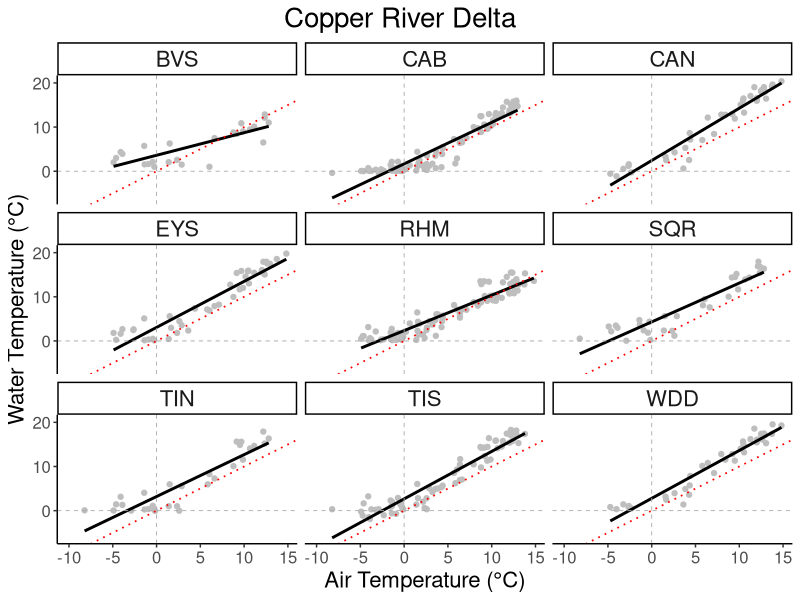
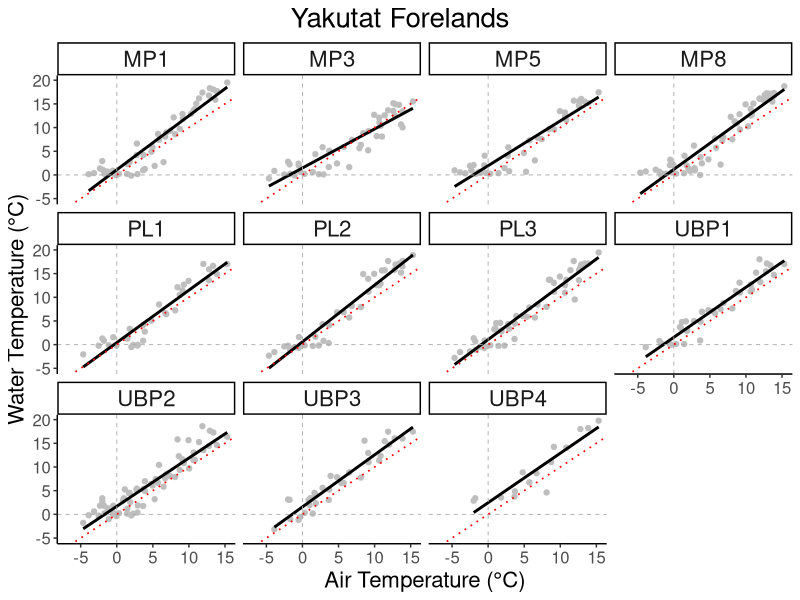
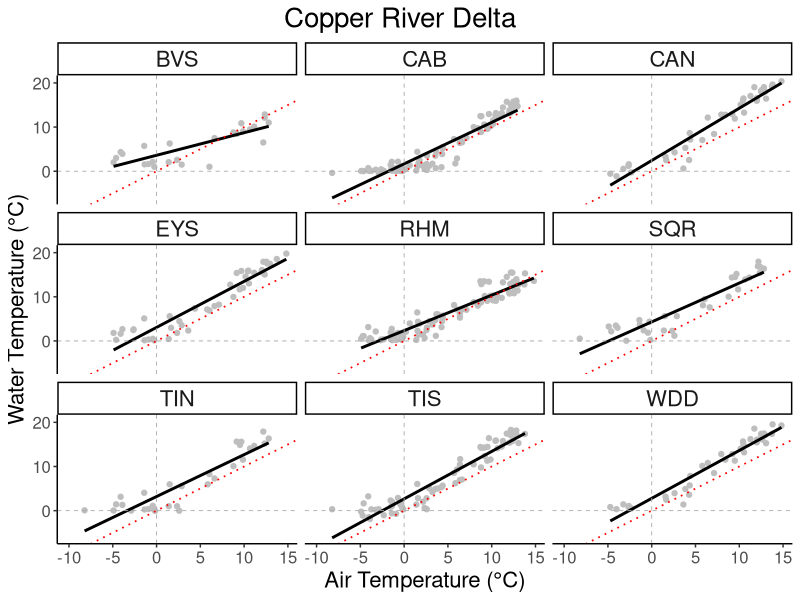
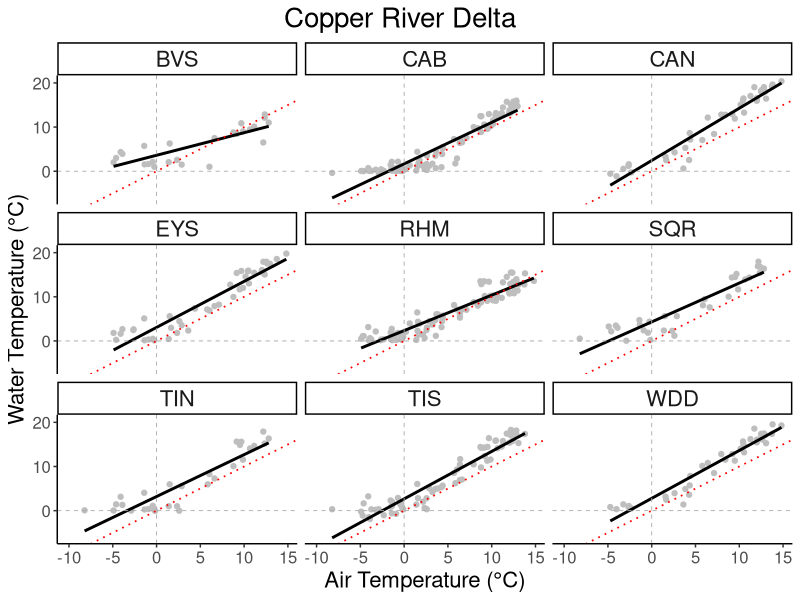

Write the R code that produced these figures, in order.
## ---- chunk 1
knitr::opts_chunk$set(echo = TRUE)
## ---- chunk 2
CR_Temps <- read.csv("BiasCorrection/DataFiles/CR_45SNAPForecast_MonCorr.csv", header=TRUE)

library(dplyr)
# remove the first column here and change the column for Date to date

CR_Temps <- CR_Temps[,-1]
head(CR_Temps)

obsData <- CR_Temps %>%
  filter(date < "2021-01-01")

## ---- chunk 3
# Fit the linear model with the filtered data
lm1_positive <- lm(BVS ~ Air_MonthAvg, data = obsData)

# Summarize the results
summary(lm1_positive)
## ---- chunk 4
# CAB
lm2 <- lm(obsData$CAB ~ obsData$Air_MonthAvg)
summary(lm2)

## ---- chunk 5
# CAN
lm3 <- lm(obsData$CAN ~ obsData$Air_MonthAvg)
summary(lm3)

## ---- chunk 6
# EYS
lm4 <- lm(obsData$EYS ~ obsData$Air_MonthAvg)
summary(lm4)

## ---- chunk 7
# RHM
lm5 <- lm(obsData$RHM ~ obsData$Air_MonthAvg)
summary(lm5)

## ---- chunk 8
# RHM
lm6 <- lm(obsData$SQR ~ obsData$Air_MonthAvg)
summary(lm6)

## ---- chunk 9
# RHM
lm7 <- lm(obsData$TIN ~ obsData$Air_MonthAvg)
summary(lm7)

## ---- chunk 10
# RHM
lm8 <- lm(obsData$TIS ~ obsData$Air_MonthAvg)
summary(lm5)

## ---- chunk 11
# RHM
lm9 <- lm(obsData$WDD~ obsData$Air_MonthAvg)
summary(lm9)

## ---- chunk 12
library(ggplot2)
library(tidyr)

# Convert the data to long format for water temperature variables
obsData_long <- obsData %>%
  pivot_longer(cols = c(BVS, CAB, CAN, EYS, RHM, SQR, TIN, TIS, WDD),
               names_to = "pond",
               values_to = "Water_Temp")

# Create the plot faceted by pond with custom sizes for title, labels, and ticks
CRD <- ggplot(obsData_long, aes(x = Air_MonthAvg, y = Water_Temp)) +
  geom_point(color = "grey") +
  geom_smooth(method = "lm", color = "black", se = FALSE) +  # Add a single black trend line
  geom_vline(xintercept = 0, color = "darkgrey", size = 0.3, linetype = "dashed") +  # Thin grey vertical line at x = 0
  geom_hline(yintercept = 0, color = "darkgrey", size = 0.3, linetype = "dashed") + # Thin grey horizontal line at y = 0
  geom_abline(slope = 1, intercept = 0, color = "red", linetype = "dotted", size = 0.6) +  # 1:1 red dotted line
  theme_classic() +
  labs(x = "Air Temperature (°C)",
       y = "Water Temperature (°C)",
       title = "Copper River Delta") +
  facet_wrap(~pond) +
  theme(
    legend.position = "none",  # Remove legend
    plot.title = element_text(hjust = 0.5, size = 20),  # Title size
    axis.title = element_text(size = 16),  # Axis labels size
    axis.text = element_text(size = 12),  # Tick mark size
    strip.text = element_text(size = 16),  # Facet label size
    plot.title.position = "plot"  # Position title at the top of the plot
  )
CRD

ggsave("BiasCorrection/Plots/CRD_RegressionAW.jpeg", plot = CRD, width = 8, height = 6)

## ---- chunk 13
YF_Temps <- read.csv("BiasCorrection/DataFiles/YF_45SNAPForecast_MonCorr.csv", header=TRUE)

library(dplyr)
# remove the first column here and change the column for Date to date

YF_Temps <- YF_Temps[,-1]
head(YF_Temps)

obsData <- YF_Temps %>%
  filter(date < "2021-01-01")
obsData

## ---- chunk 14
# RHM
lm1 <- lm(obsData$MP1 ~ obsData$Air_MonthAvg)
summary(lm1)

## ---- chunk 15
# RHM
lm2 <- lm(obsData$MP3 ~ obsData$Air_MonthAvg)
summary(lm2)

## ---- chunk 16
# RHM
lm3 <- lm(obsData$MP5~ obsData$Air_MonthAvg)
summary(lm3)

## ---- chunk 17
# RHM
lm4 <- lm(obsData$MP8~ obsData$Air_MonthAvg)
summary(lm4)

## ---- chunk 18
# RHM
lm5 <- lm(obsData$PL1~ obsData$Air_MonthAvg)
summary(lm5)

## ---- chunk 19
# RHM
lm6 <- lm(obsData$PL2~ obsData$Air_MonthAvg)
summary(lm6)

## ---- chunk 20
# RHM
lm7 <- lm(obsData$PL3~ obsData$Air_MonthAvg)
summary(lm7)

## ---- chunk 21
# RHM
lm8 <- lm(obsData$UBP1~ obsData$Air_MonthAvg)
summary(lm8)

## ---- chunk 22
# RHM
lm9 <- lm(obsData$UBP2~ obsData$Air_MonthAvg)
summary(lm9)

## ---- chunk 23
# RHM
lm10 <- lm(obsData$UBP3~ obsData$Air_MonthAvg)
summary(lm10)
## ---- chunk 24
# RHM
lm11 <- lm(obsData$UBP4~ obsData$Air_MonthAvg)
summary(lm11)
## ---- chunk 25
library(ggplot2)
library(tidyr)

# Convert the data to long format for water temperature variables
obsData_long <- obsData %>%
  pivot_longer(cols = c(MP1, MP3, MP5, MP8, PL1, PL2, PL3, UBP1, UBP2, UBP3, UBP4),
               names_to = "pond",
               values_to = "Water_Temp")

# Create the plot faceted by pond with custom sizes for title, labels, and ticks
YF <- ggplot(obsData_long, aes(x = Air_MonthAvg, y = Water_Temp)) +
  geom_point(color = "grey") +
  geom_smooth(method = "lm", color = "black", se = FALSE) +  # Add a single black trend line
  geom_vline(xintercept = 0, color = "darkgrey", size = 0.3, linetype = "dashed") +  # Thin grey vertical line at x = 0
  geom_hline(yintercept = 0, color = "darkgrey", size = 0.3, linetype = "dashed") + # Thin grey horizontal line at y = 0
  geom_abline(slope = 1, intercept = 0, color = "red", linetype = "dotted", size = 0.6) +  # 1:1 red dotted line
  theme_classic() +
  labs(x = "Air Temperature (°C)",
       y = "Water Temperature (°C)",
       title = "Yakutat Forelands") +
  facet_wrap(~pond) +
  theme(
    legend.position = "none",  # Remove legend
    plot.title = element_text(hjust = 0.5, size = 20),  # Title size
    axis.title = element_text(size = 16),  # Axis labels size
    axis.text = element_text(size = 12),  # Tick mark size
    strip.text = element_text(size = 16),  # Facet label size
    plot.title.position = "plot"  # Position title at the top of the plot
  )
YF

ggsave("BiasCorrection/Plots/YF_RegressionAW.jpeg", plot = CRD, width = 8, height = 6)
